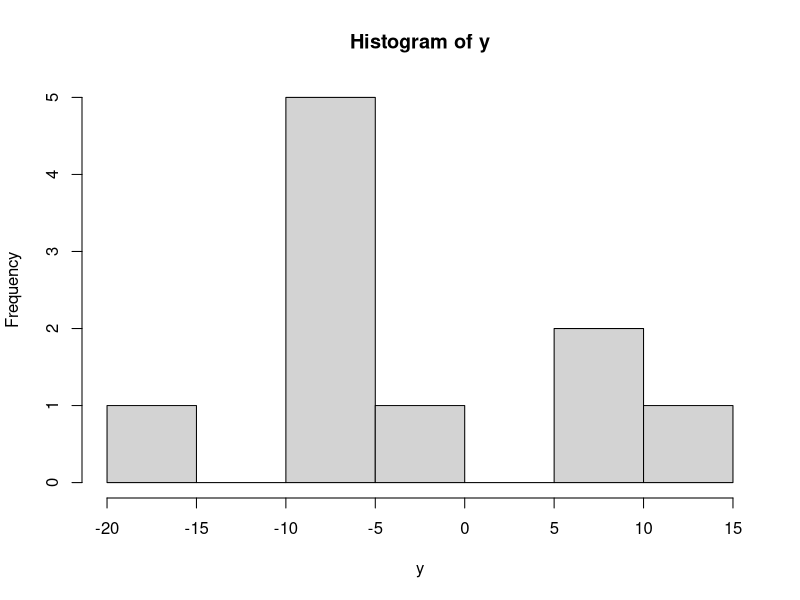
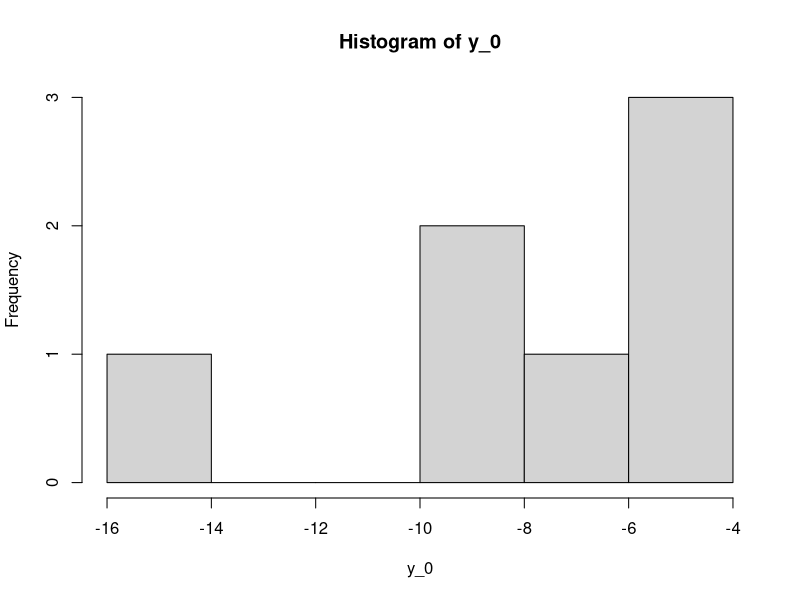
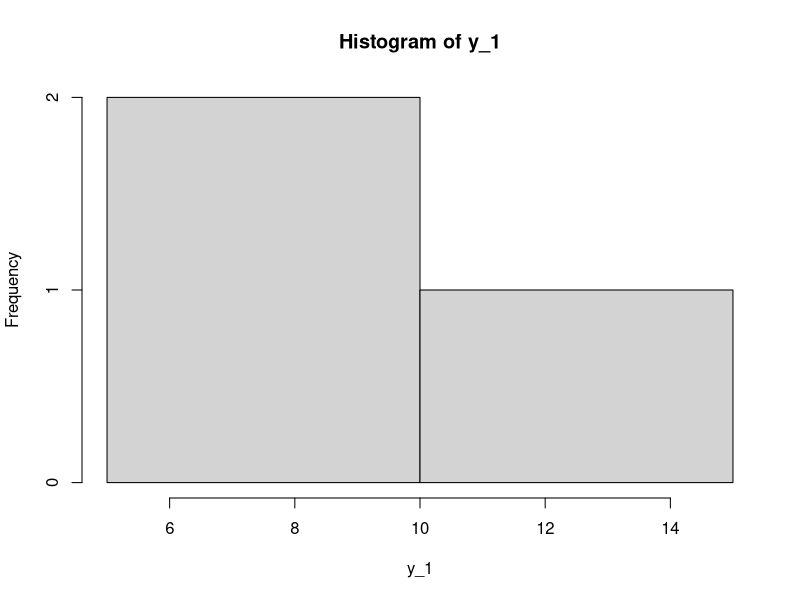

R code for these plots, in order:
### Source:Christiaan Heij, Paul de Boer, Philip Hans Franses, Teun Kloek, ###
### Herman K. van Dijk (2004).Econometric Methods with Applications in     ###
### Business and Economics. Oxford University Press                        ###
### https://global.oup.com/booksites/content/0199268010/                   ###
### Exercise 6 9 (p. 527)                                                  ###
x<- rnorm(10,100,100)
e<- rnorm(10, 0, 1)
y<- -10+0.1*x+e
str(y)
y_0<- y[y<=0]
str(y_0)
y_1<- y[y>0]
str(y_1)

hist(y)
hist(y_0)
hist(y_1)

### The truncated model: ML estimate 
